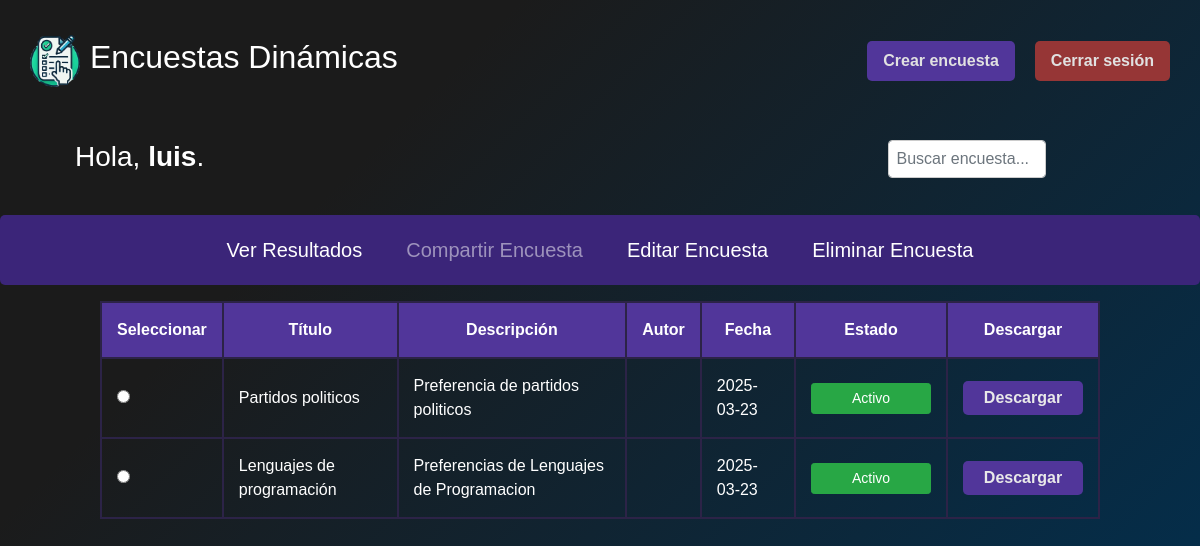
The page /welcome.php (signed in) on the database as committed earlier.
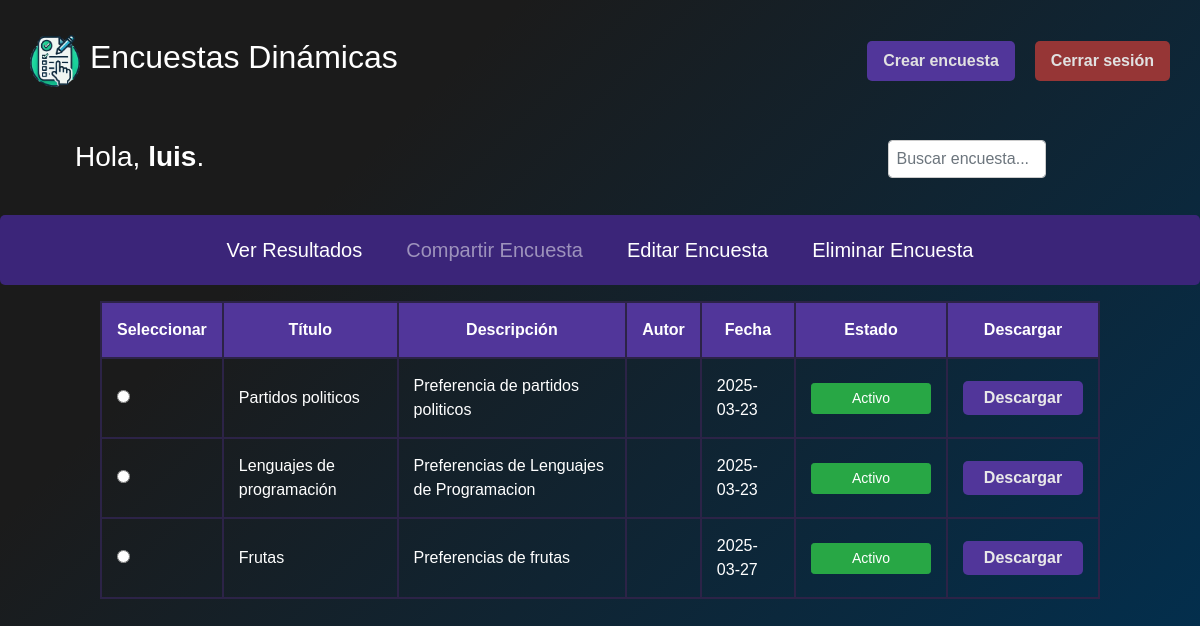
The same page on the database as committed later.
### tables this page shows
CREATE TABLE `enc_encuestasm` (
  `idencuesta` int(11) NOT NULL,
  `nombre` varchar(255) NOT NULL,
  `descripcion` varchar(255) NOT NULL,
  `idusuario` int(11) NOT NULL,
  `fecha` date NOT NULL,
  `activo` varchar(1) NOT NULL
);

### welcome.php (the view, shortened to what this page needs)
<?php
$username = "root";
$password = "";
$database = "db_encuestas";
$mysqli = new mysqli("localhost", $username, $password, $database);
$idUsuario = $_SESSION["idusuario"];
$query = "SELECT * FROM enc_encuestasm
          INNER JOIN usuarios ON enc_encuestasm.idusuario = usuarios.idusuario
          WHERE enc_encuestasm.idusuario = ?
          ORDER BY idencuesta ASC";
$stmt = $mysqli->prepare($query);
$stmt->bind_param("i", $idUsuario);
$stmt->execute();
$result = $stmt->get_result();
?>
<!DOCTYPE html>
<html lang="es">
<head>
    <link rel="stylesheet" href="https://stackpath.bootstrapcdn.com/bootstrap/4.5.2/css/bootstrap.min.css">
    <link rel="stylesheet" href="./assets/css/style.css">
</head>
<body>
    <?php include __DIR__ . "/includes/header.php"; ?>
    <div class="items-welcome">
        <div class="row">
        <div class="form-group col-12 col-md-9">
        <div class="wrap-welcome">
            <h3>Hola, <b><?php echo htmlspecialchars($_SESSION["username"]); ?></b>.</h3>
        </div>
        </div>
            <div class="form-group col-12 col-md-2">
                <input type="text" id="buscarEncuesta" class="form-control" placeholder="Buscar encuesta...">
            </div>
        </div>
    </div>
        <div class="wrap-welcome">
            <nav>
                <ul class="nav-menu">
                    <li><a href="#" id="verResultados">Ver Resultados</a></li>
                    <li><a href="#" id="responderEncuesta" class="disabled">Compartir Encuesta</a></li>
                    <li><a href="#" id="editarEncuesta">Editar Encuesta</a></li>
                    <li><a href="#" id="eliminarEncuesta">Eliminar Encuesta</a></li>
                </ul>
            </nav>
            <form id="formSeleccionEncuesta">
                <table class="table-welcome">
                    <thead>
                        <tr>
                            <th>Seleccionar</th>
                            <th>Título</th>
                            <th>Descripción</th>
                            <th>Autor</th>
                            <th>Fecha</th>
                            <th>Estado</th>
                            <th>Descargar</th>
                        </tr>
                    </thead>
                    <tbody id="tablaEncuestas">
    <?php
    if ($result) {
        while ($row = $result->fetch_assoc()) {
            $idEncuesta = $row["idencuesta"];
            $nombre = $row["nombre"];
            $descripcion = $row["descripcion"];
            $autor = $row["nombreU"];
            $fecha = $row["fecha"];
            $activo = $row["activo"];
            echo "<tr>
                    <td>
                        <input type='radio' name='seleccionEncuesta'
                               value='$idEncuesta'
                               data-estado='$activo'
                               onclick='actualizarEnlaces($idEncuesta)'>
                    </td>
                    <td>$nombre</td>
                    <td>$descripcion</td>
                    <td>$autor</td>
                    <td>$fecha</td>
                    <td>
                        <button class='btn btn-sm " . ($activo == 'S' ? 'btn-success' : 'btn-danger') . "'
                                onclick='cambiarEstado($idEncuesta, \"" . ($activo == 'S' ? 'N' : 'S') . "\")'>
                            " . ($activo == 'S' ? 'Activo' : 'Inactivo') . "
                        </button>
                    </td>
                     <td>
                        <button>
                        Descargar
                        </button>
                    </td>
                </tr>";
        }
    }
    ?>
</tbody>
                </table>
            </form>
        </div>
</body>
</html>

Rows that differ between the two databases and show on the page:
added enc_encuestasm: nombre "Frutas", descripcion "Preferencias de frutas", fecha "2025-03-27", activo "Activo"
